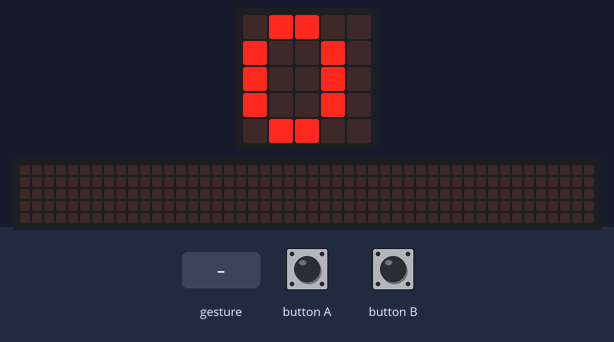
Recording of a program running on a simulated BBC micro:bit (MakeCode). On the bench: the board's 5×5 LED display, a strip that is not on the board, showing the scrolling text unrolled. The test bench sets the inputs (shaded band). A tilt is held for 1.5 s and a shake lasts 1 s, then the board lies face up again; the 48×5 strip is a reading aid, not a part: it shows the text the display is scrolling, unrolled, one strip-width of it at a time.

Above: at 1.2 s.
1.3 s: gesture 'shake'
At 1.92 s:
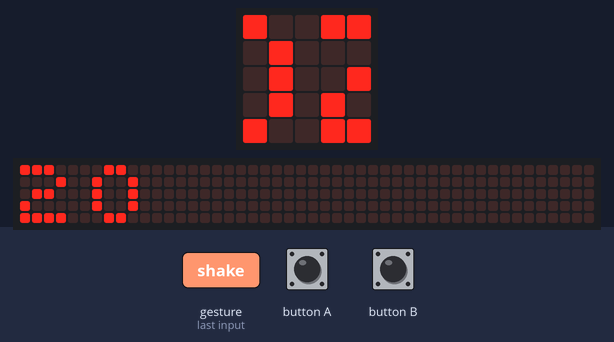
3.5 s: button B pressed for 0.15 s
At 4.1 s:
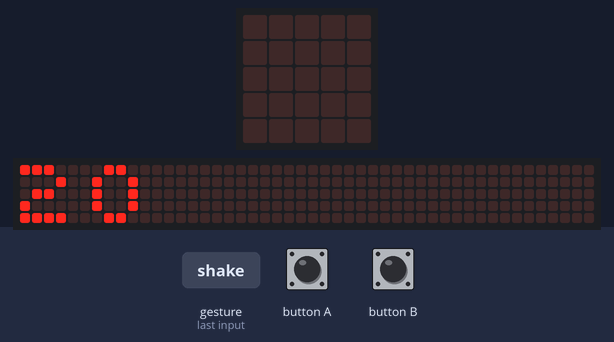
At 4.5 s:
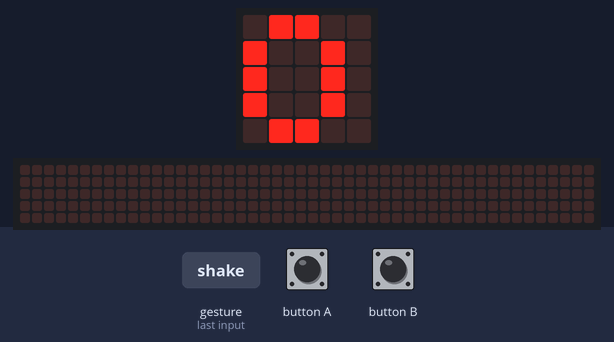
Timing chart, 0 to 6.5 s (numbered marks = the images above; inputs shaded):
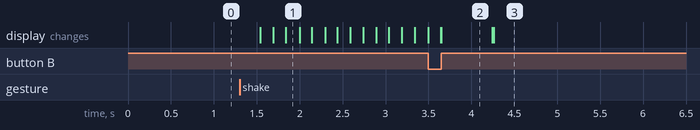

Measured:
- after the input at 1.3 s, the display: first changes after 0.24 s (image 1 shows a later state)
- what the display in image 2 shows lasts 0.5 s, from 3.7 s to 4.2 s

The program:

main.ts
```typescript
input.onButtonPressed(Button.A, function () {
    basic.showString("" + (步數))
})
input.onGesture(Gesture.Shake, function () {
    步數 += 1
    步數 += 1
    步數 += 1
    步數 += 1
    步數 += 1
    步數 += 1
    步數 += 1
    步數 += 1
    步數 += 1
    步數 += 1
    步數 += 1
    步數 += 1
    步數 += 1
    步數 += 1
    步數 += 1
    步數 += 1
    步數 += 1
    步數 += 1
    步數 += 1
    步數 += 1
})
input.onButtonPressed(Button.B, function () {
    步數 = 0
    basic.clearScreen()
})
let 步數 = 0
步數 = 0
basic.forever(function () {
    basic.showString("" + (步數))
})
```

test.ts
```typescript
// 在這裡測試；當此封包作為擴充功能時，將不會編譯此內容。
```
